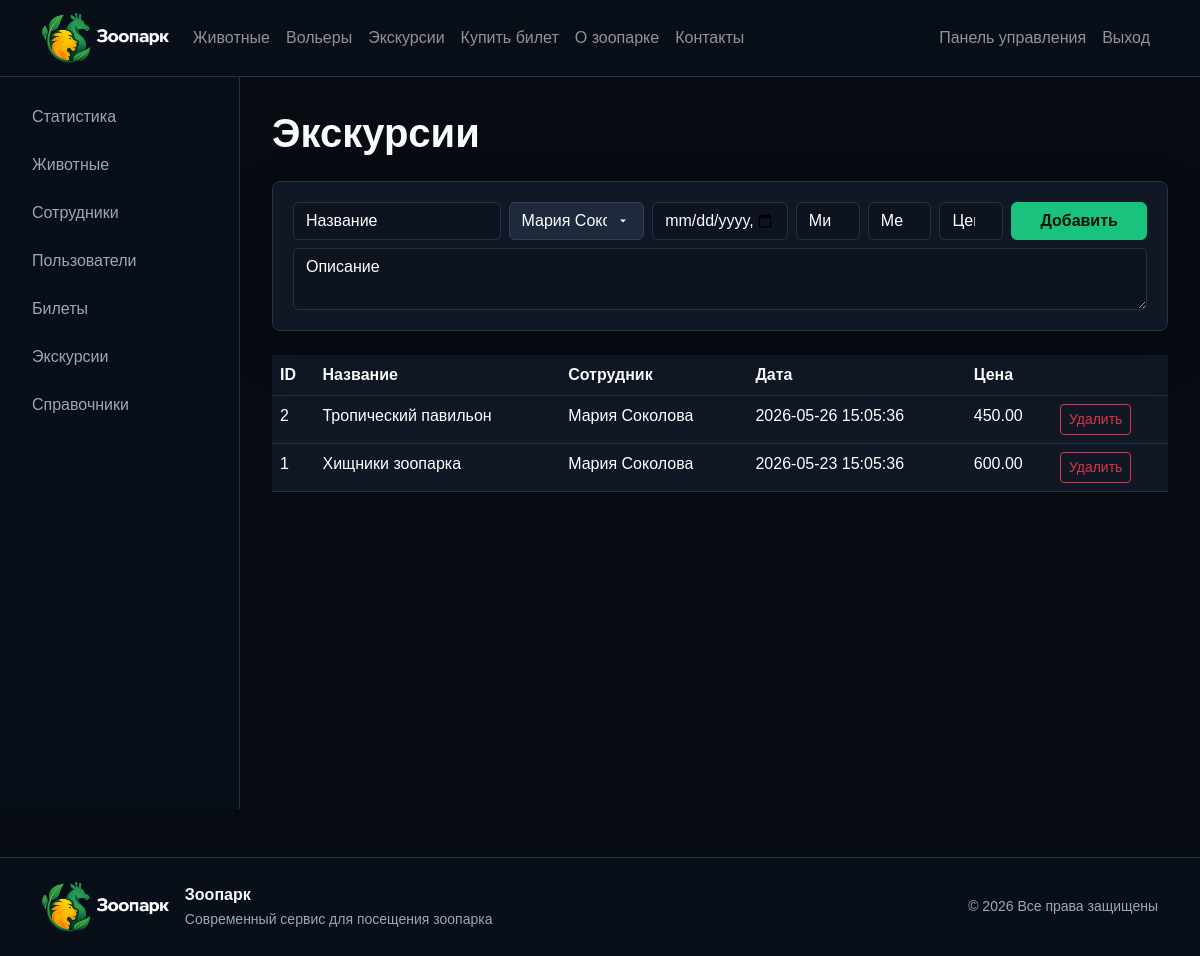
The page /admin/excursions.php (signed in) on the database its author committed.
### tables this page shows
CREATE TABLE excursions (
    id INT AUTO_INCREMENT PRIMARY KEY,
    employee_id INT NOT NULL,
    title VARCHAR(160) NOT NULL,
    description TEXT,
    start_time DATETIME NOT NULL,
    duration_minutes INT NOT NULL,
    max_people INT NOT NULL,
    price DECIMAL(10,2) NOT NULL DEFAULT 0,
    is_active BOOLEAN NOT NULL DEFAULT TRUE,
    CONSTRAINT fk_excursions_employee FOREIGN KEY (employee_id) REFERENCES employees(id)
);

### includes/functions.php (called while the page is built, shortened)
<?php
function e(?string $value): string
{
    return htmlspecialchars((string)$value, ENT_QUOTES | ENT_SUBSTITUTE, 'UTF-8');
}

### admin/excursions.php (the view, shortened to what this page needs)
<?php
require __DIR__ . '/../includes/functions.php';
require __DIR__ . '/../templates/header.php';
?>
<div class="admin-layout"><?php require __DIR__ . '/../templates/admin_sidebar.php'; ?><section class="admin-content">
<?php show_flash(); ?><h1 class="section-title">Экскурсии</h1>
<form method="post" class="app-panel mb-4"><div class="row g-2">
<div class="col-md-3"><input class="form-control" name="title" placeholder="Название" required></div>
<div class="col-md-2"><select class="form-select" name="employee_id"><?php foreach ($pdo->query('SELECT e.id, u.full_name FROM employees e JOIN users u ON u.id=e.user_id') as $emp): ?><option value="<?= $emp['id'] ?>"><?= e($emp['full_name']) ?></option><?php endforeach; ?></select></div>
<div class="col-md-2"><input class="form-control" type="datetime-local" name="start_time" required></div>
<div class="col-md-1"><input class="form-control" type="number" name="duration_minutes" placeholder="Мин" required></div>
<div class="col-md-1"><input class="form-control" type="number" name="max_people" placeholder="Мест" required></div>
<div class="col-md-1"><input class="form-control" type="number" step="0.01" name="price" placeholder="Цена" required></div>
<div class="col-md-2"><button class="btn btn-accent w-100">Добавить</button></div>
<div class="col-12"><textarea class="form-control" name="description" placeholder="Описание"></textarea></div>
</div></form>
<div class="table-responsive"><table class="table table-dark table-hover"><tr><th>ID</th><th>Название</th><th>Сотрудник</th><th>Дата</th><th>Цена</th><th></th></tr><?php foreach ($pdo->query('SELECT * FROM view_excursions_full ORDER BY start_time DESC') as $ex): ?><tr><td><?= $ex['id'] ?></td><td><?= e($ex['title']) ?></td><td><?= e($ex['employee_name']) ?></td><td><?= e($ex['start_time']) ?></td><td><?= e((string)$ex['price']) ?></td><td><a class="btn btn-sm btn-outline-danger js-confirm" href="?delete=<?= $ex['id'] ?>">Удалить</a></td></tr><?php endforeach; ?></table></div>
</section></div><?php require __DIR__ . '/../templates/footer.php'; ?>

### assets/css/style.css (style rules this page uses)
:root { --bg: #070b12; --panel: #101826; --panel-2: #151f2f; --line: #263244; --text: #f8fafc; --muted: #9aa7b8; --green: #19c37d; --orange: #ff9f1c; --blue: #0f2742; }
body { background: var(--bg); color: var(--text); font-family: Arial, sans-serif; }
a { color: inherit; text-decoration: none; }
.btn-accent { background: var(--green); border-color: var(--green); color: #03120b; font-weight: 700; }
.section-title { margin-bottom: 1.5rem; font-weight: 800; }
.app-card, .app-panel, .auth-card, .metric-card { position: relative; z-index: 2; background: var(--panel); border: 1px solid var(--line); border-radius: 8px; padding: 1.25rem; box-shadow: 0 18px 55px rgba(0, 0, 0, 0.18); }
.form-control, .form-select { background-color: #0d1420; border-color: var(--line); color: var(--text); }
.form-control::placeholder { color: #fff; }
select.form-select { background-color: #1e293b; color: white; border: 1px solid #334155; }
.admin-layout { display: grid; grid-template-columns: 240px minmax(0, 1fr); min-height: calc(100vh - 72px); }
.admin-content { padding: 2rem; min-width: 0; }
.table-dark { --bs-table-bg: #101826; --bs-table-border-color: #263244; }

### rows shown on the page
excursions: id "2", title "Тропический павильон", employee_name "Мария Соколова", start_time "2026-05-26 15:05:36", price "450.00"
excursions: id "1", title "Хищники зоопарка", employee_name "Мария Соколова", start_time "2026-05-23 15:05:36", price "600.00"

### other values the page prints
form field employee_id "Мария Соколова"
